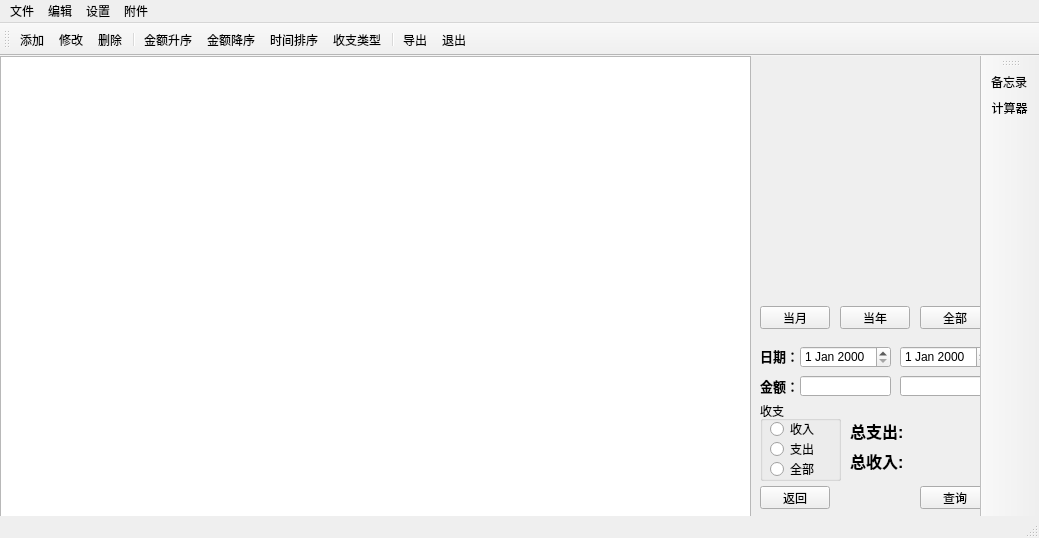
<?xml version="1.0" encoding="UTF-8"?>
<ui version="4.0">
 <class>MainWindow</class>
 <widget class="QMainWindow" name="MainWindow">
  <property name="geometry">
   <rect>
    <x>0</x>
    <y>0</y>
    <width>1039</width>
    <height>538</height>
   </rect>
  </property>
  <property name="minimumSize">
   <size>
    <width>1039</width>
    <height>538</height>
   </size>
  </property>
  <property name="maximumSize">
   <size>
    <width>1039</width>
    <height>538</height>
   </size>
  </property>
  <property name="windowTitle">
   <string>MainWindow</string>
  </property>
  <widget class="QWidget" name="centralwidget">
   <widget class="QLabel" name="background">
    <property name="geometry">
     <rect>
      <x>0</x>
      <y>-21</y>
      <width>1061</width>
      <height>621</height>
     </rect>
    </property>
    <property name="text">
     <string/>
    </property>
   </widget>
   <widget class="QTableWidget" name="uaer_data_show">
    <property name="geometry">
     <rect>
      <x>0</x>
      <y>0</y>
      <width>751</width>
      <height>461</height>
     </rect>
    </property>
   </widget>
   <widget class="QWidget" name="widget" native="true">
    <property name="geometry">
     <rect>
      <x>750</x>
      <y>251</y>
      <width>261</width>
      <height>251</height>
     </rect>
    </property>
    <widget class="QLabel" name="zhichu">
     <property name="geometry">
      <rect>
       <x>85</x>
       <y>219</y>
       <width>50</width>
       <height>10</height>
      </rect>
     </property>
     <property name="font">
      <font>
       <pointsize>8</pointsize>
       <weight>75</weight>
       <bold>true</bold>
      </font>
     </property>
     <property name="text">
      <string>&lt;html&gt;&lt;head/&gt;&lt;body&gt;&lt;p&gt;支出&lt;/p&gt;&lt;/body&gt;&lt;/html&gt;</string>
     </property>
    </widget>
    <widget class="QLabel" name="shouru">
     <property name="geometry">
      <rect>
       <x>85</x>
       <y>234</y>
       <width>50</width>
       <height>10</height>
      </rect>
     </property>
     <property name="font">
      <font>
       <pointsize>8</pointsize>
       <weight>75</weight>
       <bold>true</bold>
      </font>
     </property>
     <property name="text">
      <string>&lt;html&gt;&lt;head/&gt;&lt;body&gt;&lt;p&gt;收入&lt;/p&gt;&lt;/body&gt;&lt;/html&gt;</string>
     </property>
    </widget>
    <widget class="QLabel" name="zhichuedit">
     <property name="geometry">
      <rect>
       <x>95</x>
       <y>219</y>
       <width>90</width>
       <height>10</height>
      </rect>
     </property>
     <property name="font">
      <font>
       <pointsize>8</pointsize>
       <weight>75</weight>
       <bold>true</bold>
      </font>
     </property>
     <property name="layoutDirection">
      <enum>Qt::RightToLeft</enum>
     </property>
     <property name="text">
      <string>0</string>
     </property>
     <property name="alignment">
      <set>Qt::AlignRight|Qt::AlignTrailing|Qt::AlignVCenter</set>
     </property>
    </widget>
    <widget class="QLabel" name="shouruedit">
     <property name="geometry">
      <rect>
       <x>95</x>
       <y>234</y>
       <width>90</width>
       <height>10</height>
      </rect>
     </property>
     <property name="font">
      <font>
       <pointsize>8</pointsize>
       <weight>75</weight>
       <bold>true</bold>
      </font>
     </property>
     <property name="layoutDirection">
      <enum>Qt::RightToLeft</enum>
     </property>
     <property name="text">
      <string>0</string>
     </property>
     <property name="alignment">
      <set>Qt::AlignRight|Qt::AlignTrailing|Qt::AlignVCenter</set>
     </property>
    </widget>
    <widget class="QLabel" name="yuan1">
     <property name="geometry">
      <rect>
       <x>188</x>
       <y>234</y>
       <width>50</width>
       <height>10</height>
      </rect>
     </property>
     <property name="font">
      <font>
       <pointsize>8</pointsize>
       <weight>75</weight>
       <bold>true</bold>
      </font>
     </property>
     <property name="layoutDirection">
      <enum>Qt::RightToLeft</enum>
     </property>
     <property name="text">
      <string>元</string>
     </property>
    </widget>
    <widget class="QLabel" name="yuan2">
     <property name="geometry">
      <rect>
       <x>188</x>
       <y>219</y>
       <width>50</width>
       <height>10</height>
      </rect>
     </property>
     <property name="font">
      <font>
       <pointsize>8</pointsize>
       <weight>75</weight>
       <bold>true</bold>
      </font>
     </property>
     <property name="layoutDirection">
      <enum>Qt::RightToLeft</enum>
     </property>
     <property name="text">
      <string>元</string>
     </property>
    </widget>
   </widget>
   <widget class="QPushButton" name="theday">
    <property name="geometry">
     <rect>
      <x>760</x>
      <y>250</y>
      <width>70</width>
      <height>23</height>
     </rect>
    </property>
    <property name="text">
     <string>当月</string>
    </property>
   </widget>
   <widget class="QPushButton" name="themon">
    <property name="geometry">
     <rect>
      <x>840</x>
      <y>250</y>
      <width>70</width>
      <height>23</height>
     </rect>
    </property>
    <property name="text">
     <string>当年</string>
    </property>
   </widget>
   <widget class="QPushButton" name="theyear">
    <property name="geometry">
     <rect>
      <x>920</x>
      <y>250</y>
      <width>70</width>
      <height>23</height>
     </rect>
    </property>
    <property name="text">
     <string>全部</string>
    </property>
   </widget>
   <widget class="QDateEdit" name="time1">
    <property name="geometry">
     <rect>
      <x>800</x>
      <y>290</y>
      <width>91</width>
      <height>22</height>
     </rect>
    </property>
   </widget>
   <widget class="QDateEdit" name="time2">
    <property name="geometry">
     <rect>
      <x>900</x>
      <y>290</y>
      <width>91</width>
      <height>22</height>
     </rect>
    </property>
   </widget>
   <widget class="QPushButton" name="select">
    <property name="geometry">
     <rect>
      <x>920</x>
      <y>430</y>
      <width>70</width>
      <height>23</height>
     </rect>
    </property>
    <property name="text">
     <string>查询</string>
    </property>
   </widget>
   <widget class="QPushButton" name="cancle">
    <property name="geometry">
     <rect>
      <x>760</x>
      <y>430</y>
      <width>70</width>
      <height>23</height>
     </rect>
    </property>
    <property name="text">
     <string>返回</string>
    </property>
   </widget>
   <widget class="QLabel" name="label">
    <property name="geometry">
     <rect>
      <x>760</x>
      <y>290</y>
      <width>41</width>
      <height>20</height>
     </rect>
    </property>
    <property name="text">
     <string>&lt;html&gt;&lt;head/&gt;&lt;body&gt;&lt;p&gt;&lt;span style=&quot; font-size:10pt; font-weight:600;&quot;&gt;日期：&lt;/span&gt;&lt;/p&gt;&lt;/body&gt;&lt;/html&gt;</string>
    </property>
   </widget>
   <widget class="QLabel" name="label_2">
    <property name="geometry">
     <rect>
      <x>760</x>
      <y>320</y>
      <width>41</width>
      <height>20</height>
     </rect>
    </property>
    <property name="text">
     <string>&lt;html&gt;&lt;head/&gt;&lt;body&gt;&lt;p&gt;&lt;span style=&quot; font-size:10pt; font-weight:600;&quot;&gt;金额：&lt;/span&gt;&lt;/p&gt;&lt;/body&gt;&lt;/html&gt;</string>
    </property>
   </widget>
   <widget class="QLineEdit" name="moneyedit1">
    <property name="geometry">
     <rect>
      <x>800</x>
      <y>320</y>
      <width>91</width>
      <height>20</height>
     </rect>
    </property>
   </widget>
   <widget class="QLineEdit" name="moneyedit2">
    <property name="geometry">
     <rect>
      <x>900</x>
      <y>320</y>
      <width>91</width>
      <height>20</height>
     </rect>
    </property>
   </widget>
   <widget class="QGroupBox" name="groupBox">
    <property name="geometry">
     <rect>
      <x>760</x>
      <y>345</y>
      <width>81</width>
      <height>80</height>
     </rect>
    </property>
    <property name="title">
     <string>收支</string>
    </property>
    <widget class="QRadioButton" name="radioButton1">
     <property name="geometry">
      <rect>
       <x>10</x>
       <y>20</y>
       <width>61</width>
       <height>16</height>
      </rect>
     </property>
     <property name="text">
      <string>收入</string>
     </property>
    </widget>
    <widget class="QRadioButton" name="radioButton2">
     <property name="geometry">
      <rect>
       <x>10</x>
       <y>40</y>
       <width>61</width>
       <height>16</height>
      </rect>
     </property>
     <property name="text">
      <string>支出</string>
     </property>
    </widget>
    <widget class="QRadioButton" name="radioButton3">
     <property name="geometry">
      <rect>
       <x>10</x>
       <y>60</y>
       <width>61</width>
       <height>16</height>
      </rect>
     </property>
     <property name="text">
      <string>全部</string>
     </property>
    </widget>
   </widget>
   <widget class="QLabel" name="label_3">
    <property name="geometry">
     <rect>
      <x>850</x>
      <y>360</y>
      <width>61</width>
      <height>31</height>
     </rect>
    </property>
    <property name="text">
     <string>&lt;html&gt;&lt;head/&gt;&lt;body&gt;&lt;p&gt;&lt;span style=&quot; font-size:12pt; font-weight:600;&quot;&gt;总支出:&lt;/span&gt;&lt;/p&gt;&lt;/body&gt;&lt;/html&gt;</string>
    </property>
   </widget>
   <widget class="QLabel" name="label_4">
    <property name="geometry">
     <rect>
      <x>850</x>
      <y>390</y>
      <width>61</width>
      <height>31</height>
     </rect>
    </property>
    <property name="text">
     <string>&lt;html&gt;&lt;head/&gt;&lt;body&gt;&lt;p&gt;&lt;span style=&quot; font-size:12pt; font-weight:600;&quot;&gt;总收入:&lt;/span&gt;&lt;/p&gt;&lt;/body&gt;&lt;/html&gt;</string>
    </property>
   </widget>
   <widget class="QLabel" name="allmoneyout">
    <property name="geometry">
     <rect>
      <x>920</x>
      <y>360</y>
      <width>61</width>
      <height>31</height>
     </rect>
    </property>
    <property name="text">
     <string>&lt;html&gt;&lt;head/&gt;&lt;body&gt;&lt;p&gt;&lt;br/&gt;&lt;/p&gt;&lt;/body&gt;&lt;/html&gt;</string>
    </property>
   </widget>
   <widget class="QLabel" name="allmonetin">
    <property name="geometry">
     <rect>
      <x>920</x>
      <y>390</y>
      <width>61</width>
      <height>31</height>
     </rect>
    </property>
    <property name="text">
     <string>&lt;html&gt;&lt;head/&gt;&lt;body&gt;&lt;p&gt;&lt;br/&gt;&lt;/p&gt;&lt;/body&gt;&lt;/html&gt;</string>
    </property>
   </widget>
  </widget>
  <widget class="QMenuBar" name="menubar">
   <property name="geometry">
    <rect>
     <x>0</x>
     <y>0</y>
     <width>1039</width>
     <height>18</height>
    </rect>
   </property>
   <widget class="QMenu" name="menu">
    <property name="title">
     <string>文件</string>
    </property>
    <addaction name="action_1"/>
    <addaction name="separator"/>
    <addaction name="action_2"/>
   </widget>
   <widget class="QMenu" name="menu_2">
    <property name="title">
     <string>编辑</string>
    </property>
    <widget class="QMenu" name="menu_6">
     <property name="title">
      <string>排序</string>
     </property>
     <addaction name="action_7"/>
     <addaction name="action_8"/>
     <addaction name="action_9"/>
     <addaction name="action_10"/>
    </widget>
    <addaction name="action"/>
    <addaction name="action_delete"/>
    <addaction name="action_out"/>
    <addaction name="separator"/>
    <addaction name="menu_6"/>
   </widget>
   <widget class="QMenu" name="menu_3">
    <property name="title">
     <string>设置</string>
    </property>
    <addaction name="action_3"/>
    <addaction name="changepassword"/>
    <addaction name="cancalred"/>
   </widget>
   <widget class="QMenu" name="menu_4">
    <property name="title">
     <string>附件</string>
    </property>
    <addaction name="action_5"/>
    <addaction name="action_4"/>
   </widget>
   <addaction name="menu"/>
   <addaction name="menu_2"/>
   <addaction name="menu_3"/>
   <addaction name="menu_4"/>
  </widget>
  <widget class="QStatusBar" name="statusbar"/>
  <widget class="QToolBar" name="toolBar">
   <property name="windowTitle">
    <string>toolBar</string>
   </property>
   <attribute name="toolBarArea">
    <enum>RightToolBarArea</enum>
   </attribute>
   <attribute name="toolBarBreak">
    <bool>false</bool>
   </attribute>
   <addaction name="action_4"/>
   <addaction name="action_5"/>
  </widget>
  <widget class="QToolBar" name="toolBar_2">
   <property name="windowTitle">
    <string>toolBar_2</string>
   </property>
   <property name="toolButtonStyle">
    <enum>Qt::ToolButtonTextBesideIcon</enum>
   </property>
   <attribute name="toolBarArea">
    <enum>TopToolBarArea</enum>
   </attribute>
   <attribute name="toolBarBreak">
    <bool>false</bool>
   </attribute>
   <addaction name="action_1"/>
   <addaction name="action"/>
   <addaction name="action_delete"/>
   <addaction name="separator"/>
   <addaction name="action_9"/>
   <addaction name="action_10"/>
   <addaction name="action_7"/>
   <addaction name="action_8"/>
   <addaction name="separator"/>
   <addaction name="action_out"/>
   <addaction name="action_2"/>
  </widget>
  <action name="action_1">
   <property name="icon">
    <iconset theme="添加" resource="sources.qrc">
     <normaloff>:/mainwindows/images/mainwindows/dataadd.png</normaloff>:/mainwindows/images/mainwindows/dataadd.png</iconset>
   </property>
   <property name="text">
    <string>添加</string>
   </property>
   <property name="toolTip">
    <string>添加</string>
   </property>
   <property name="shortcut">
    <string>Ctrl+N</string>
   </property>
  </action>
  <action name="action_2">
   <property name="icon">
    <iconset resource="sources.qrc">
     <normaloff>:/mainwindows/images/mainwindows/logout.png</normaloff>:/mainwindows/images/mainwindows/logout.png</iconset>
   </property>
   <property name="text">
    <string>退出</string>
   </property>
   <property name="shortcut">
    <string>Ctrl+E</string>
   </property>
  </action>
  <action name="action_3">
   <property name="icon">
    <iconset resource="sources.qrc">
     <normaloff>:/mainwindows/images/mainwindows/unlock.png</normaloff>:/mainwindows/images/mainwindows/unlock.png</iconset>
   </property>
   <property name="text">
    <string>取消自动登录</string>
   </property>
  </action>
  <action name="action">
   <property name="icon">
    <iconset resource="sources.qrc">
     <normaloff>:/mainwindows/images/mainwindows/pen.png</normaloff>:/mainwindows/images/mainwindows/pen.png</iconset>
   </property>
   <property name="text">
    <string>修改</string>
   </property>
   <property name="shortcut">
    <string>Ctrl+R</string>
   </property>
  </action>
  <action name="action_4">
   <property name="icon">
    <iconset resource="sources.qrc">
     <normaloff>:/mainwindows/images/mainwindows/archives.png</normaloff>:/mainwindows/images/mainwindows/archives.png</iconset>
   </property>
   <property name="text">
    <string>备忘录</string>
   </property>
   <property name="toolTip">
    <string>备忘录</string>
   </property>
  </action>
  <action name="action_5">
   <property name="icon">
    <iconset resource="sources.qrc">
     <normaloff>:/mainwindows/images/mainwindows/calculator.png</normaloff>:/mainwindows/images/mainwindows/calculator.png</iconset>
   </property>
   <property name="text">
    <string>计算器</string>
   </property>
  </action>
  <action name="action_delete">
   <property name="icon">
    <iconset resource="sources.qrc">
     <normaloff>:/mainwindows/images/mainwindows/delete.png</normaloff>:/mainwindows/images/mainwindows/delete.png</iconset>
   </property>
   <property name="text">
    <string>删除</string>
   </property>
   <property name="shortcut">
    <string>Ctrl+D</string>
   </property>
  </action>
  <action name="action_out">
   <property name="icon">
    <iconset resource="sources.qrc">
     <normaloff>:/mainwindows/images/mainwindows/printer.png</normaloff>:/mainwindows/images/mainwindows/printer.png</iconset>
   </property>
   <property name="text">
    <string>导出</string>
   </property>
   <property name="shortcut">
    <string>Ctrl+P</string>
   </property>
  </action>
  <action name="action_7">
   <property name="icon">
    <iconset resource="sources.qrc">
     <normaloff>:/mainwindows/images/mainwindows/time_clock.png</normaloff>:/mainwindows/images/mainwindows/time_clock.png</iconset>
   </property>
   <property name="text">
    <string>时间排序</string>
   </property>
  </action>
  <action name="action_8">
   <property name="icon">
    <iconset resource="sources.qrc">
     <normaloff>:/mainwindows/images/mainwindows/credit_card_back.png</normaloff>:/mainwindows/images/mainwindows/credit_card_back.png</iconset>
   </property>
   <property name="text">
    <string>收支类型</string>
   </property>
  </action>
  <action name="action_9">
   <property name="icon">
    <iconset resource="sources.qrc">
     <normaloff>:/mainwindows/images/mainwindows/arrow_up.png</normaloff>:/mainwindows/images/mainwindows/arrow_up.png</iconset>
   </property>
   <property name="text">
    <string>金额升序</string>
   </property>
  </action>
  <action name="action_10">
   <property name="icon">
    <iconset resource="sources.qrc">
     <normaloff>:/mainwindows/images/mainwindows/arrow_down.png</normaloff>:/mainwindows/images/mainwindows/arrow_down.png</iconset>
   </property>
   <property name="text">
    <string>金额降序</string>
   </property>
  </action>
  <action name="cancalred">
   <property name="icon">
    <iconset resource="sources.qrc">
     <normaloff>:/mainwindows/images/mainwindows/star.png</normaloff>:/mainwindows/images/mainwindows/star.png</iconset>
   </property>
   <property name="text">
    <string>设置红色标记</string>
   </property>
   <property name="toolTip">
    <string>设置红色标记</string>
   </property>
  </action>
  <action name="changepassword">
   <property name="icon">
    <iconset resource="sources.qrc">
     <normaloff>:/login/images/uesr_p.png</normaloff>:/login/images/uesr_p.png</iconset>
   </property>
   <property name="text">
    <string>修改用户信息</string>
   </property>
  </action>
 </widget>
 <resources>
  <include location="sources.qrc"/>
 </resources>
 <connections/>
</ui>
